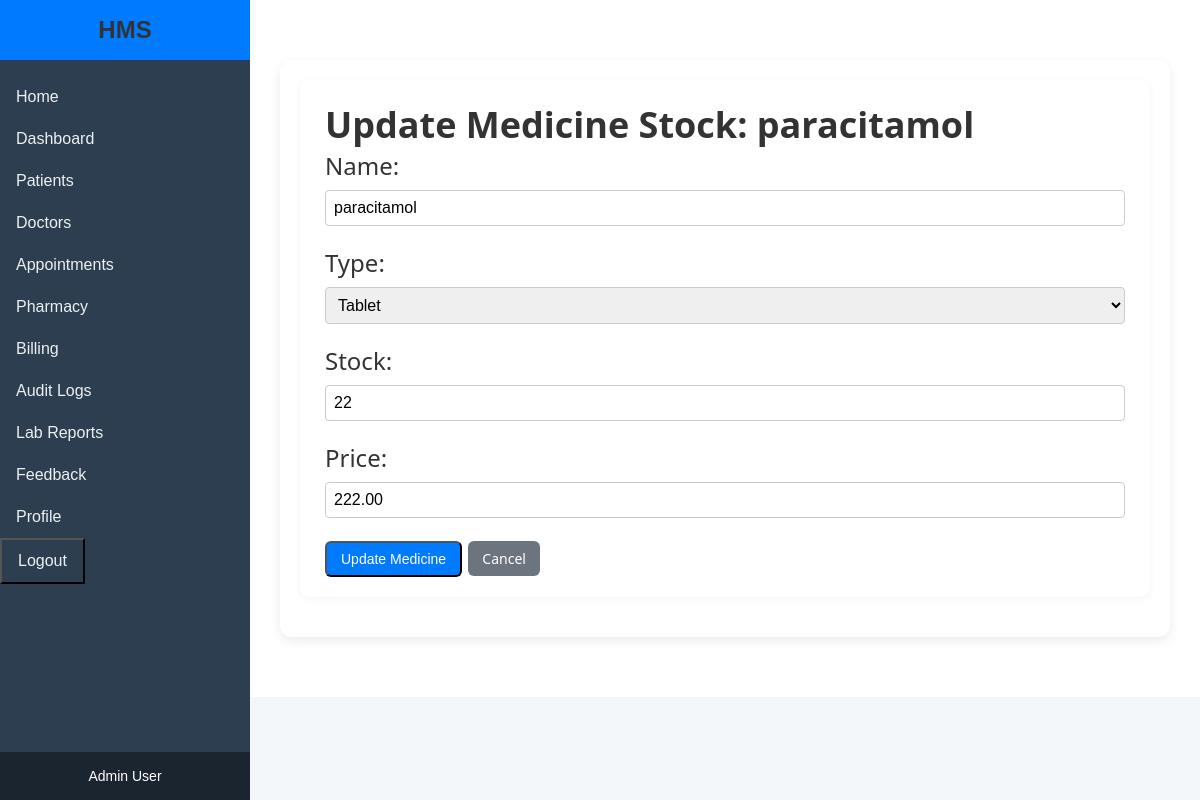
Screenshot of /pharmacy/update/1/ (signed in) with the database file from the repository.
### core/models.py (models this page shows, shortened)
class Medicine(models.Model):
    MEDICINE_TYPE_CHOICES = [
        ('TABLET', 'Tablet'),
        ('CAPSULE', 'Capsule'),
        ('SYRUP', 'Syrup'),
        ('INJECTION', 'Injection'),
        ('OTHER', 'Other'),
    ]
    name = models.CharField(max_length=100)
    type = models.CharField(max_length=20, choices=MEDICINE_TYPE_CHOICES)
    stock = models.IntegerField()
    price = models.DecimalField(max_digits=10, decimal_places=2)#test

### core/views.py (the view)
# urls.py: path('pharmacy/update/<int:id>/', views.update_medicine_stock, name='update_medicine_stock'),
@login_required
@user_passes_test(is_admin)
def update_medicine_stock(request, id):
    medicine = get_object_or_404(Medicine, id=id)
    if request.method == 'POST':
        form = MedicineForm(request.POST, instance=medicine)
        if form.is_valid():
            form.save()
            return redirect('medicine_list')
    else:
        form = MedicineForm(instance=medicine)
    return render(request, 'update_medicine_stock.html', {'form': form, 'medicine': medicine})

### core/forms.py (shortened to what this page needs)
class MedicineForm(forms.ModelForm):
    class Meta:
        model = Medicine
        fields = ['name', 'type', 'stock', 'price']
        widgets = {
            'stock': forms.NumberInput(attrs={'min': 0}),
            'price': forms.NumberInput(attrs={'step': '0.01', 'min': '0'}),
        }

### core/views.py (called while the page is built)
def is_admin(user):
    return user.groups.filter(name='Admin').exists()

### templates/update_medicine_stock.html (shortened to what this page needs)
{% extends 'base.html' %}
{% load static %}
{% block content %}
    <div class="content-wrapper">
        <div class="form-container">
            <h2>Update Medicine Stock: {{ medicine.name }}</h2>
            <form method="post" class="medicine-form">
                <div class="form-group">
                    <label for="{{ form.name.id_for_label }}">Name:</label>
                    {{ form.name }}
                </div>
                <div class="form-group">
                    <label for="{{ form.type.id_for_label }}">Type:</label>
                    {{ form.type }}
                </div>
                <div class="form-group">
                    <label for="{{ form.stock.id_for_label }}">Stock:</label>
                    {{ form.stock }}
                </div>
                <div class="form-group">
                    <label for="{{ form.price.id_for_label }}">Price:</label>
                    {{ form.price }}
                </div>
                <button type="submit" class="btn btn-primary">Update Medicine</button>
                <a href="{% url 'medicine_list' %}" class="btn btn-secondary">Cancel</a>
            </form>
        </div>
    </div>
{% endblock %}

### templates/base.html (shortened to what this page needs)
<!DOCTYPE html>
<html lang="en">
<head>
    {% load static %}
    <link rel="stylesheet" href="{% static 'css/style.css' %}">
</head>
<body>
    <div class="container">
        <aside class="sidebar">
            <div class="sidebar-header">
                <h2>HMS</h2>
            </div>
            <nav class="sidebar-nav">
                <a href="{% url 'home' %}" class="sidebar-link">Home</a>
                {% if user.is_authenticated %}
                    <a href="{% url 'dashboard' %}" class="sidebar-link">Dashboard</a>
                    <a href="{% url 'patient_list' %}" class="sidebar-link">Patients</a>
                    {% if user.groups.all.0.name == 'Admin' %}
                        <a href="{% url 'doctor_list' %}" class="sidebar-link">Doctors</a>
                    {% endif %}
                    <a href="{% url 'appointment_list' %}" class="sidebar-link">Appointments</a>
                    {% if user.groups.all.0.name == 'Admin' %}
                        <a href="{% url 'medicine_list' %}" class="sidebar-link">Pharmacy</a>
                        <a href="{% url 'billing_list' %}" class="sidebar-link">Billing</a>
                        <a href="{% url 'audit_log_list' %}" class="sidebar-link">Audit Logs</a>
                    {% endif %}
                    <a href="{% url 'lab_report_list' %}" class="sidebar-link">Lab Reports</a>
                    <a href="{% url 'feedback_list' %}" class="sidebar-link">Feedback</a>
                    <a href="{% url 'profile' %}" class="sidebar-link">Profile</a>
                    <button onclick="document.getElementById('logout-form').submit()" class="sidebar-link sidebar-button">Logout</button>
                {% else %}
                    <a href="{% url 'login' %}" class="sidebar-link">Login</a>
                {% endif %}
            </nav>
            <div class="sidebar-footer">
                <p>{{ user.groups.all.0.name|default:"Guest" }} User</p>
            </div>
        </aside>
        <main class="main-content">
            {% block content %}
            {% endblock %}
        </main>
    </div>
</body>
</html>

### static/css/style.css (style rules this page uses)
* { margin: 0; padding: 0; box-sizing: border-box; }
body { font-family: 'Arial', sans-serif; background-color: #f4f7fa; color: #333; }
h2, h3 { color: #333; }
.sidebar { width: 250px; background-color: #2c3e50; color: white; display: flex; flex-direction: column; position: fixed; height: 100%; z-index: 1000; transition: width 0.3s ease; }
.sidebar-header { padding: 1rem; background: #007bff; color: white; text-align: center; }
.sidebar-header h2 { margin: 0; font-size: 1.5rem; }
.sidebar-nav { flex: 1; padding: 1rem 0; }
.sidebar-link { display: block; padding: 0.75rem 1rem; color: #ecf0f1; text-decoration: none; font-size: 1rem; transition: background 0.2s; }
.sidebar-footer { padding: 1rem; background-color: #1a252f; font-size: 14px; text-align: center; }
.main-content { flex-grow: 1; padding: 30px; background-color: #fff; margin-left: 250px; overflow-y: auto; transition: margin-left 0.3s ease; }
.form-group { display: flex; flex-direction: column; margin-bottom: 20px; }
.form-group label { margin-bottom: 0.5rem; }
.form-group input, .form-group select, .form-group textarea { padding: 0.5rem; border: 1px solid #ccc; border-radius: 4px; font-size: 1rem; }
.btn { padding: 8px 14px; border-radius: 6px; text-decoration: none; color: white; font-size: 14px; display: inline-block; transition: background 0.3s ease; }
.btn-primary { background-color: #007bff; color: white; }
.btn-secondary { background-color: #6c757d; color: white; }
.form-container { background: #fff; padding: 20px 25px; border-radius: 10px; box-shadow: 0 2px 8px rgba(0, 0, 0, 0.05); font-size: 24px; font-weight: 200; margin-bottom: 20px; color: #2c3e50; }
.content-wrapper { max-width: 1200px; margin: 30px auto; padding: 20px; background-color: #ffffff; border-radius: 12px; box-shadow: 0 4px 12px rgba(0,0,0,0.08); font-family: 'Segoe UI', sans-serif; }
label { display: block; margin-bottom: 6px; font-weight: 500; color: #333; }
.sidebar-button { background:#2c3e50;; }

### rows the page displays
Medicine: name "paracitamol", type "Tablet", stock "22", price "222.00"

### other values shown
{{ user.groups.all.0.name|default:"Guest" }} "Admin"
